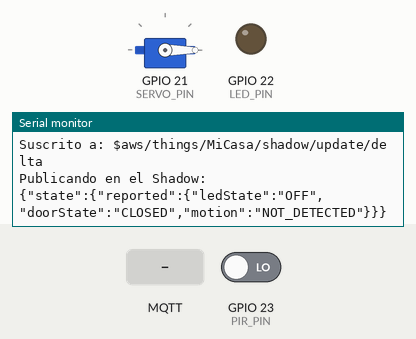
Simulated run of this sketch. Board: ESP32. Shown: servo, output pins drawn as LEDs (lit = HIGH), the last lines printed to the serial monitor. The test bench sets the inputs (shaded band); at power-on: GPIO 23 (PIR_PIN) LOW. WiFi joins after 1.5 s; servers stay silent unless stated; no MQTT or app messages arrive unless stated.

Above: at 3.7 s.
3.8 s: GPIO 23 (PIR_PIN) driven HIGH
At 5.1 s:
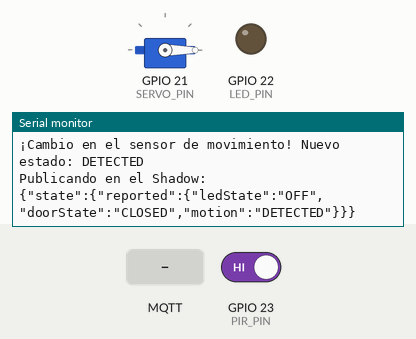
5.4 s: MQTT message "ON" arrives on the first subscribed topic
At 6.7 s:
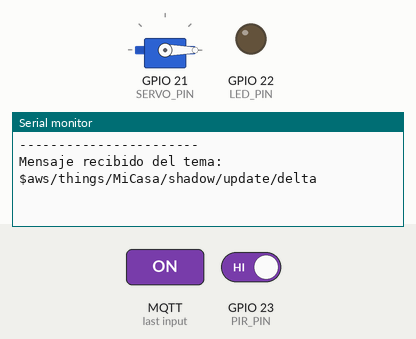
7.0 s: GPIO 23 (PIR_PIN) driven LOW
At 8.3 s:
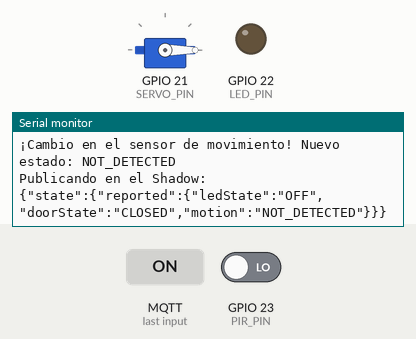

The sketch:

MiCasa.ino
```cpp
#include <WiFi.h>
#include <WiFiClientSecure.h>
#include <PubSubClient.h>
#include <ArduinoJson.h>
#include <ESP32Servo.h>

// ...existing code...

// --- HARDWARE CONFIGURATION ---
#define PIR_PIN 23        // Pin for the PIR motion sensor
#define LED_PIN 22        // Pin for the LED
#define SERVO_PIN 21      // Pin for the servo motor
#define SERVO_OPEN_POS 90   // Position in degrees for "door open"
#define SERVO_CLOSED_POS 0 // Position in degrees for "door closed"

// --- NETWORK AND AWS CONFIGURATION ---
const char* WIFI_SSID = "Flia.Torrez.Llanos"; // <--- FILL THIS
const char* WIFI_PASS = "Entel@2022"; // <--- FILL THIS

const char* MQTT_BROKER = "a30eisqpnafvzg-ats.iot.us-east-1.amazonaws.com"; // <--- FILL WITH YOUR ENDPOINT
const char* THING_NAME = "MiCasa"; // <--- MAKE SURE THIS MATCHES YOUR THING AND LAMBDA

// --- AWS CERTIFICATES ---
// Amazon root certificate
const char AMAZON_ROOT_CA1[] PROGMEM = R"EOF(
-----BEGIN CERTIFICATE-----
MIIDQTCCAimgAwIBAgITBmyfz5m/jAo54vB4ikPmljZbyjANBgkqhkiG9w0BAQsF
ADA5MQswCQYDVQQGEwJVUzEPMA0GA1UEChMGQW1hem9uMRkwFwYDVQQDExBBbWF6
b24gUm9vdCBDQSAxMB4XDTE1MDUyNjAwMDAwMFoXDTM4MDExNzAwMDAwMFowOTEL
MAkGA1UEBhMCVVMxDzANBgNVBAoTBkFtYXpvbjEZMBcGA1UEAxMQQW1hem9uIFJv
b3QgQ0EgMTCCASIwDQYJKoZIhvcNAQEBBQADggEPADCCAQoCggEBALJ4gHHKeNXj
ca9HgFB0fW7Y14h29Jlo91ghYPl0hAEvrAIthtOgQ3pOsqTQNroBvo3bSMgHFzZM
9O6II8c+6zf1tRn4SWiw3te5djgdYZ6k/oI2peVKVuRF4fn9tBb6dNqcmzU5L/qw
IFAGbHrQgLKm+a/sRxmPUDgH3KKHOVj4utWp+UhnMJbulHheb4mjUcAwhmahRWa6
VOujw5H5SNz/0egwLX0tdHA114gk957EWW67c4cX8jJGKLhD+rcdqsq08p8kDi1L
93FcXmn/6pUCyziKrlA4b9v7LWIbxcceVOF34GfID5yHI9Y/QCB/IIDEgEw+OyQm
jgSubJrIqg0CAwEAAaNCMEAwDwYDVR0TAQH/BAUwAwEB/zAOBgNVHQ8BAf8EBAMC
AYYwHQYDVR0OBBYEFIQYzIU07LwMlJQuCFmcx7IQTgoIMA0GCSqGSIb3DQEBCwUA
A4IBAQCY8jdaQZChGsV2USggNiMOruYou6r4lK5IpDB/G/wkjUu0yKGX9rbxenDI
U5PMCCjjmCXPI6T53iHTfIUJrU6adTrCC2qJeHZERxhlbI1Bjjt/msv0tadQ1wUs
N+gDS63pYaACbvXy8MWy7Vu33PqUXHeeE6V/Uq2V8viTO96LXFvKWlJbYK8U90vv
o/ufQJVtMVT8QtPHRh8jrdkPSHCa2XV4cdFyQzR1bldZwgJcJmApzyMZFo6IQ6XU
5MsI+yMRQ+hDKXJioaldXgjUkK642M4UwtBV8ob2xJNDd2ZhwLnoQdeXeGADbkpy
rqXRfboQnoZsG4q5WTP468SQvvG5
-----END CERTIFICATE-----
)EOF";

// Device (Thing) certificate
const char CERTIFICATE[] PROGMEM = R"KEY(
-----BEGIN CERTIFICATE-----
MIIDWTCCAkGgAwIBAgIUcka0Kb1nuTZpIctqVn42GcrNIZwwDQYJKoZIhvcNAQEL
BQAwTTFLMEkGA1UECwxCQW1hem9uIFdlYiBTZXJ2aWNlcyBPPUFtYXpvbi5jb20g
SW5jLiBMPVNlYXR0bGUgU1Q9V2FzaGluZ3RvbiBDPVVTMB4XDTI1MTExNDE5MjIy
MloXDTQ5MTIzMTIzNTk1OVowHjEcMBoGA1UEAwwTQVdTIElvVCBDZXJ0aWZpY2F0
ZTCCASIwDQYJKoZIhvcNAQEBBQADggEPADCCAQoCggEBAJ2MS9HYkpiAQUJfWOrQ
gnfY0Rl0Lav3BOBfDq3+CQNanDtUbeEnY58wfoRq6F4ImpNbZK/nlSE3FyzbnQzl
Dft3gCKSQn5BVKstKK/c+zPyt6D+zDT4Vd6FbOwFPk+VLdnQRJo+SdlnQf6cEZ9r
rOcZbVaO7nuYwMvRsY/wjYee9sGvUYbGxnTnt9UZazYhfQ0uHSTxSmXWwaZcpk8t
RxVqj6tBLVu3rxyOaGOJ3iV6ajb7u9VFE0uY5s77F7MDxb8XI1NvKg7dgxe0LA5p
3wo5igkIYfL5KpQIGerVMEQhr+s8VzsUvNqI+KRIOSJ1h/CDWtthN6xeiza0xMdo
xmMCAwEAAaNgMF4wHwYDVR0jBBgwFoAUnMjszMM/GKhEl00D8AU9DedWpdMwHQYD
VR0OBBYEFBMWVJqpBMwAnWnxbnfSzzZAje+EMAwGA1UdEwEB/wQCMAAwDgYDVR0P
AQH/BAQDAgeAMA0GCSqGSIb3DQEBCwUAA4IBAQCoz1EJAkywtdHwGcP9mjYIQchO
zvc/MaEGu2oMMPcJgbjh8zYu6ebHcCRcQ4h3t7QGC/k9H/0R0NcZgpzrA7hG4DOz
ZLTjhuXloxQXpadjgeRzEtLbsQjz0FcFiS5uORFPSCNsnIFMo6eaIfemeqsQsuc1
uEs+oBzi0vwmVYmJEWK5XdNNS8nFpZO1/K//vW9Su1k5wj7i51hm57OFz/OSZJWl
bh1tgz/4Jy4lfE046t0r3r8H3EpFWG18sja+mKdL33e0Jwk+AB/i37UiES3NvtS8
d2z6HxJQCXUb+yO+6/6vc3MSJwsQEyXlQAbmdb3i+TCbM/H6aHkqZ0ZfNM1T
-----END CERTIFICATE-----
)KEY";

// Device (Thing) private key
const char PRIVATE_KEY[] PROGMEM = R"KEY(
-----BEGIN RSA PRIVATE KEY-----
MIIEpAIBAAKCAQEAnYxL0diSmIBBQl9Y6tCCd9jRGXQtq/cE4F8Orf4JA1qcO1Rt
4SdjnzB+hGroXgiak1tkr+eVITcXLNudDOUN+3eAIpJCfkFUqy0or9z7M/K3oP7M
NPhV3oVs7AU+T5Ut2dBEmj5J2WdB/pwRn2us5xltVo7ue5jAy9Gxj/CNh572wa9R
hsbGdOe31RlrNiF9DS4dJPFKZdbBplymTy1HFWqPq0EtW7evHI5oY4neJXpqNvu7
1UUTS5jmzvsXswPFvxcjU28qDt2DF7QsDmnfCjmKCQhh8vkqlAgZ6tUwRCGv6zxX
OxS82oj4pEg5InWH8INa22E3rF6LNrTEx2jGYwIDAQABAoIBABil01LQLBcZsZv9
qL6Lwm2XiRcPWvnVWnjzxisoXCafLWQG0G3yKJ7GCnUS+KmFdRFqsfTnKSiaItEM
xqQ2zZoy1uQRt79i3ykslnn0+4PkDCBu3GnJFD4M576BD3+J2jOCZskux4Twp516
szMauGErVDS/hcXmXvtEIiBfxPSbhiWYuGAIhMJdzETnWYYNzLleeWT6E79nC28o
eCSIvccZ/jaD7kN9MN+Wo65lSeYByyR2kzg/J+omnwGlAW+3DjptYQXC1/d/1tNT
2dzgjG+TbC2lkx2dxNwqhpz/PDId2yD89xatNMbmwWOtUt9GwmiFVWBdrflxAU/N
UnUJloECgYEAz6SHeA0YL23sVNjGGWPhuX9sVCNx8NR0fe61yxl6DMqSDvNuL5RN
cA2o6V0BMzKLilUsoq4uV0RPqADjLwQvM0beNl5Dk6fF1KhoWwZjoxOO91QKRU/2
NDkn2qEOL3WyzUFj+fwBTz5L3a2R2pOsIhir0wAXITwW9pvTxGHX9EECgYEAwj0r
GJnxlcgfczKQ7kM4+mFCLZeFLKNQ9y86NjG1RG70olzWCwBuaC+98I42XWo9RXJb
hyR7k9JjzsQBgqT7BlXgM7bgsHxrl3wWh4gNMUyJK++MqW2h2US+kguJAIXfvGp5
KH9P3XcyiVZ5FVxVwKVWZa64Nt6Qqzso2pX0AaMCgYEAnklW975LrIRIP1nMkbhh
b03in7Uxe5wJfaKGNOAj+TJG61zIpz6PVZckJ1k9u/CRDQ/m6dCMBPxPGMwsYz/2
V0lzxdBQBXREy9rhSlpxg/Q57PLErZfKIH9dkT1rGeTIO83YT826ldTwcnmJES23
b3qNKVkNSMmM28toQHEx9cECgYA2Oo+iobAiCipFpjNyYdAxjx/DzM7AhKQhLs1I
vh4GihfAkLyte6RXcCTOWVXyRKvwjJnjJBtgTNfSrURirh7rSOR8a61VeJctRtaf
ZiuQvPZ7DrktwE70cs3lxlSskbPCTdOfq9OnWBUC5OKPRSUn0MFLSDlkEEVBmRWx
2TWzkwKBgQCOkAkAcpW2gOqK1Pt3Wq+/xqM+7dm35TR2xSDfGtm56eMj4XYSnqtj
2lroiGxUth/1ghsJZNnVJTBTXfOXdM1vZegJMJe4koPhX8neOsQb0TkB4xNqkD0M
nJpEIzLfc/oMZjHxg2oJAL7Mt9g2rbJKuxCWZWHiHBH8sDCwJRms4w==
-----END RSA PRIVATE KEY-----
)KEY";

// --- MQTT TOPICS FOR THE SHADOW ---
const char* UPDATE_TOPIC = "$aws/things/MiCasa/shadow/update";
const char* UPDATE_DELTA_TOPIC = "$aws/things/MiCasa/shadow/update/delta";

// --- GLOBAL CLIENTS AND OBJECTS ---
WiFiClientSecure wiFiClient;
PubSubClient mqttClient(wiFiClient);
Servo myServo;

// --- STATE VARIABLES ---
String ledState = "OFF";
String doorState = "CLOSED";
String motionState = "NOT_DETECTED";
String lastMotionState = "NOT_DETECTED"; // To detect changes

// --- FUNCTION DECLARATIONS ---
void publishShadowUpdate();

// --- MQTT MESSAGE CALLBACK FUNCTION ---
// Executes every time a message from the 'delta' topic arrives
void callback(char* topic, byte* payload, unsigned int length) {
  Serial.println("-----------------------");
  Serial.print("Mensaje recibido del tema: ");
  Serial.println(topic);

  StaticJsonDocument<512> doc;
  deserializeJson(doc, payload, length);

  JsonObject state = doc["state"];
  bool stateChanged = false; // Flag to know if we must report a change

  // --- LED logic ---
  if (state.containsKey("ledState")) {
    String desiredLedState = state["ledState"].as<String>();
    Serial.print("Estado deseado para el LED: ");
    Serial.println(desiredLedState);
    if (desiredLedState == "ON" && ledState != "ON") {
      digitalWrite(LED_PIN, HIGH);
      ledState = "ON";
      stateChanged = true;
    } else if (desiredLedState == "OFF" && ledState != "OFF") {
      digitalWrite(LED_PIN, LOW);
      ledState = "OFF";
      stateChanged = true;
    }
  }

  // --- Door (Servo) logic ---
  if (state.containsKey("doorState")) {
    String desiredDoorState = state["doorState"].as<String>();
    Serial.print("Estado deseado para la Puerta: ");
    Serial.println(desiredDoorState);
    if (desiredDoorState == "OPEN" && doorState != "OPEN") {
      myServo.write(SERVO_OPEN_POS);
      doorState = "OPEN";
      stateChanged = true;
    } else if (desiredDoorState == "CLOSED" && doorState != "CLOSED") {
      myServo.write(SERVO_CLOSED_POS);
      doorState = "CLOSED";
      stateChanged = true;
    }
  }

  // If any state changed due to an Alexa command, publish the new reported state
  if (stateChanged) {
    Serial.println("El estado ha cambiado por una orden, publicando actualización...");
    publishShadowUpdate();
  }
}

// --- FUNCTION TO PUBLISH CURRENT STATE TO THE SHADOW ---
void publishShadowUpdate() {
  StaticJsonDocument<512> jsonDoc;
  JsonObject state = jsonDoc.createNestedObject("state");
  JsonObject reported = state.createNestedObject("reported");

  reported["ledState"] = ledState;
  reported["doorState"] = doorState;
  reported["motion"] = motionState;

  char jsonBuffer[512];
  serializeJson(jsonDoc, jsonBuffer);

  Serial.print("Publicando en el Shadow: ");
  Serial.println(jsonBuffer);

  mqttClient.publish(UPDATE_TOPIC, jsonBuffer);
}

// --- FUNCTION TO CHECK THE MOTION SENSOR ---
void checkMotionSensor() {
  if (digitalRead(PIR_PIN) == HIGH) {
    motionState = "DETECTED";
  } else {
    motionState = "NOT_DETECTED";
  }

  // If the sensor state changed, publish it
  if (motionState != lastMotionState) {
    Serial.print("¡Cambio en el sensor de movimiento! Nuevo estado: ");
    Serial.println(motionState);
    publishShadowUpdate();
    lastMotionState = motionState; // Update the last known state
  }
}

void setupWiFi() {
  Serial.print("Conectando a Wi-Fi: ");
  Serial.println(WIFI_SSID);
  WiFi.begin(WIFI_SSID, WIFI_PASS);
  while (WiFi.status() != WL_CONNECTED) {
    delay(500);
    Serial.print(".");
  }
  Serial.println("\n¡Conectado a la red Wi-Fi!");
  Serial.print("Dirección IP: ");
  Serial.println(WiFi.localIP());
}

void reconnectMQTT() {
  while (!mqttClient.connected()) {
    Serial.print("Intentando conexión MQTT...");
    if (mqttClient.connect(THING_NAME)) {
      Serial.println("¡Conectado a AWS IoT!");
      // We subscribe to the 'delta' topic to receive Alexa's commands
      mqttClient.subscribe(UPDATE_DELTA_TOPIC);
      Serial.print("Suscrito a: ");
      Serial.println(UPDATE_DELTA_TOPIC);
      // We publish our initial state upon connecting
      publishShadowUpdate();
    } else {
      Serial.print("falló, rc=");
      Serial.print(mqttClient.state());
      Serial.println(" | Intentando de nuevo en 5 segundos");
      delay(5000);
    }
  }
}

// --- MAIN LOOP FUNCTION ---
void setup() {
  Serial.begin(115200);
  delay(1000);

  // Pin configuration
  pinMode(LED_PIN, OUTPUT);
  pinMode(PIR_PIN, INPUT);
  myServo.attach(SERVO_PIN);

  // Initial state of actuators
  digitalWrite(LED_PIN, LOW);
  myServo.write(SERVO_CLOSED_POS);

  // Network and AWS connection
  setupWiFi();
  wiFiClient.setCACert(AMAZON_ROOT_CA1);
  wiFiClient.setCertificate(CERTIFICATE);
  wiFiClient.setPrivateKey(PRIVATE_KEY);

  mqttClient.setServer(MQTT_BROKER, 8883);
  mqttClient.setCallback(callback); // Assign the function that will handle messages
}

// --- MAIN LOOP FUNCTION ---
void loop() {
  if (!mqttClient.connected()) {
    reconnectMQTT();
  }
  mqttClient.loop(); // Maintains the connection and processes incoming messages

  checkMotionSensor(); // We check the motion sensor continuously
  delay(200); // Small pause to avoid overload
}
```

Measured:
- after the input at 3.8 s, the serial monitor: prints a new line after 0.17 s (image 1)
- after the input at 5.4 s, the serial monitor: prints a new line after 0.18 s (image 2)
- after the input at 7.0 s, the serial monitor: prints a new line after 0.18 s (image 3)
